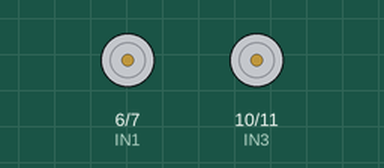
Simulated run of this sketch. Board: Arduino Uno, built with avr-gcc and run on an emulated ATmega328P. Shown: motor-driver pin pairs drawn as motors (green arrow = first pin HIGH = forward, orange = second pin HIGH = backward, longer = more drive, scaled by the enable pin).

Above: at 1.5 s.
At 5.5 s:
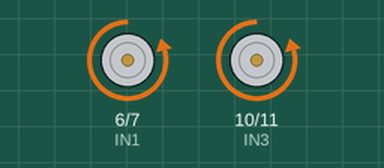
At 10.5 s:
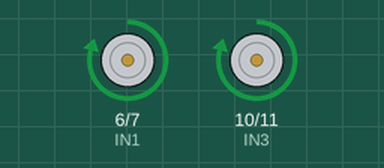
Timing chart, 0 to 16.9 s (numbered marks = the images above):
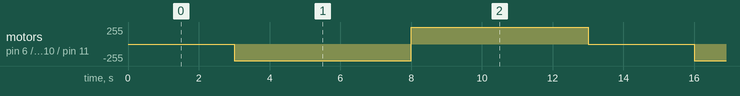

Measured:
- by itself, motor on pin 6 (IN1) / pin 7 (IN2), motor on pin 10 (IN3) / pin 11 (IN4): repeats every 13.0 s: forward 250/255 5.0 s, stopped 3.0 s, backward 250/255 5.0 s

The sketch:

sketch_jan7b.ino
```cpp
// ==========================
// DEFINIÇÃO DOS PINOS
// ==========================
int ENA = 5;   // PWM Motor A
int IN1 = 6;  // Rotação Frente Motor A
int IN2 = 7; // Rotação Trás Motor A

int ENB = 9;   // PWM Motor B
int IN3 = 10;
int IN4 = 11;

// Velocidade padrão (0 a 255)
int velocidade = 250;

// ==========================
// SETUP
// ==========================
void setup() {
  pinMode(ENA, OUTPUT);
  pinMode(IN1, OUTPUT);
  pinMode(IN2, OUTPUT);

  pinMode(ENB, OUTPUT);
  pinMode(IN3, OUTPUT);
  pinMode(IN4, OUTPUT);

  parar(); // segurança
}

// ==========================
// FUNÇÕES DE MOVIMENTO
// ==========================

// Andar para frente
void frente( ) {
  analogWrite(ENA, velocidade);
  analogWrite(ENB, velocidade);

  digitalWrite(IN1, HIGH);
  digitalWrite(IN2, LOW);

  digitalWrite(IN3, HIGH);
  digitalWrite(IN4, LOW);
}

// Andar para trás
void tras() {
  analogWrite(ENA, velocidade);
  analogWrite(ENB, velocidade);

  digitalWrite(IN1, LOW);
  digitalWrite(IN2, HIGH);

  digitalWrite(IN3, LOW);
  digitalWrite(IN4, HIGH);
}

// Virar à esquerda
void esquerda() {
  analogWrite(ENA, velocidade / 2);
  analogWrite(ENB, velocidade);

  digitalWrite(IN1, LOW);
  digitalWrite(IN2, HIGH);

  digitalWrite(IN3, HIGH);
  digitalWrite(IN4, LOW);
}

// Virar à direita
void direita() {
  analogWrite(ENA, velocidade);
  analogWrite(ENB, velocidade / 2);

  digitalWrite(IN1, HIGH);
  digitalWrite(IN2, LOW);

  digitalWrite(IN3, LOW);
  digitalWrite(IN4, HIGH);
}

// Parar o robô
void parar() {
  analogWrite(ENA, 0);
  analogWrite(ENB, 0);

  digitalWrite(IN1, LOW);
  digitalWrite(IN2, LOW);

  digitalWrite(IN3, LOW);
  digitalWrite(IN4, LOW);
}

// Função Patrulha
void patrulha (){
  parar();
  delay(3000);

  tras();
  delay(5000);

  frente();
  delay(5000);
}

// ==========================
// LOOP – SEQUÊNCIA DE TESTE
// ==========================
void loop() {
  patrulha();
}
```
